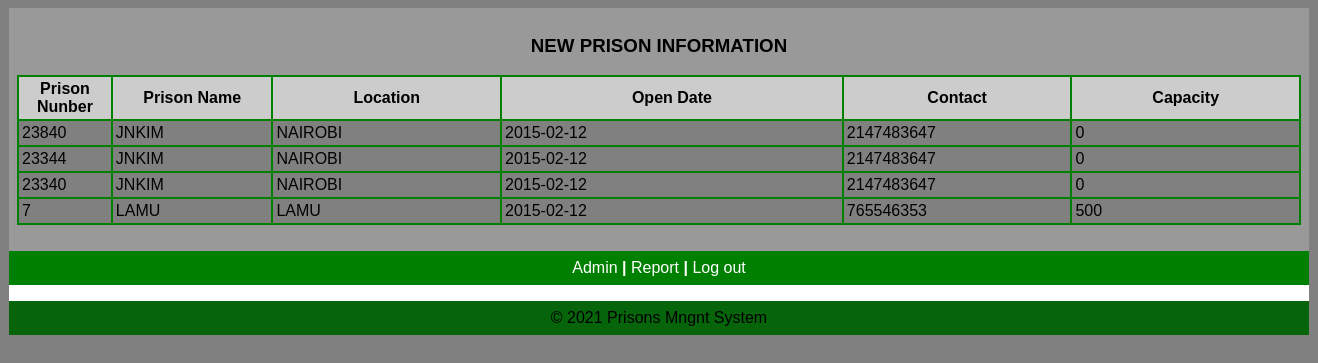
/admin/viewnewprison.php, run on the app's committed database.
### tables this page shows
CREATE TABLE IF NOT EXISTS `newprison` (
  `pno` int(25) NOT NULL AUTO_INCREMENT,
  `pname` varchar(25) NOT NULL,
  `location` varchar(25) NOT NULL,
  `opendate` varchar(25) NOT NULL,
  `contact` int(25) NOT NULL,
  `capacity` int(25) NOT NULL,
  PRIMARY KEY (`pno`)
);

### admin/viewnewprison.php (the view, shortened to what this page needs)
<html>
<head>
   <link rel="stylesheet" media="screen" href="login.css" >
</head>
<body>
	<table align='center' border='0' bgcolor='green' width='1300' cellpadding='8' cellspacing='0' height='200'>
          <tr>
            <td bgcolor='#999999' valign='center'>
<?php
$tbl_name="newprison";
$sel= mysql_query("select * from $tbl_name ORDER BY pno DESC LIMIT 0,7");
echo"<table align='center' width='100%' bgcolor='GREEN' border='0' bgcolor='green' cellpadding='3' cellspacing='2' bgcolor='silver'>
<caption><h3>NEW PRISON INFORMATION</h3></caption>
<tr bgcolor='#CCCCCC'>
<th width='3%'>Prison Nunber</th>
<th width='3%'>Prison Name</th>
<th width='10%'>Location</th>
<th width='15%'>Open Date</th>
<th width='10%'>Contact</th>
<th width='10%'>Capacity</th>
</tr>";
   while($row=mysql_fetch_array ($sel))
{
echo "<tr bgcolor='grey'>";
echo  "<td width='3%'>".$row ['pno']."</td>";
echo  "<td width='7%'>".$row ['pname']."</td>";
echo  "<td width='10%'>".$row ['location']."</td>";
echo  "<td width='10%'>".$row ['opendate']. "</td>";
echo  "<td width='10%'>".$row ['contact']. "</td>";
echo  "<td width='3%'>" .$row ['capacity']."</td>";
echo "</tr>";
}
echo"</table>";
?>
<br/>
			</td>
          </tr>
          <tr>
			<td align="center" bgcolor='green'><a href="adminpanel.php" target="_parent">Admin  <b>|</b></a>
      <a href="newprisonrep.php" target="_parent">Report <b>|</b></a>
			<a href="index.php" target="_parent">Log out</a></td>
          </tr>
          <tr>
            <td align='center' bgcolor='white' height='1'>
					<?php
           include("footer.php");
                ?>
            </td>
          </tr>
	</table>
</body>
</head>
</html>

### admin/login.css (style rules this page uses)
body { font: 14px/21px "Lucida Sans", "Lucida Grande", "Lucida Sans Unicode", sans-serif;background:gray; }
a { color:#fff; text-decoration:none; }

### data on the page
newprison: pno "23840", pname "JNKIM", location "NAIROBI", opendate "2015-02-12", contact "2147483647", capacity "0"
newprison: pno "23344", pname "JNKIM", location "NAIROBI", opendate "2015-02-12", contact "2147483647", capacity "0"
newprison: pno "23340", pname "JNKIM", location "NAIROBI", opendate "2015-02-12", contact "2147483647", capacity "0"
newprison: pno "7", pname "LAMU", location "LAMU", opendate "2015-02-12", contact "765546353", capacity "500"
